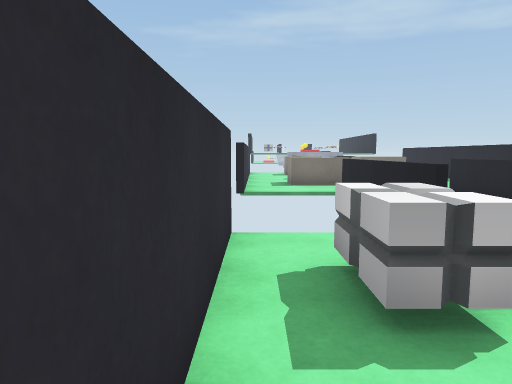
view 1 (above)

16 first-person views from a walk through a 3-D level made in the Unity game engine. The camera is 1.2 m above the floor, tilts 6° down and sees 70° across. The floor is counted in squares, 1 m on a side. Each view is taken from the middle of a square. On the plan, view 1 faces up. The plan holds only what a view shows up to about 15 squares ahead; the rest is blank. The place goes on beyond the plan. The player character is not drawn. Some animated figures are not drawn. Door leaves are left out, so doorways stand open.

view 2
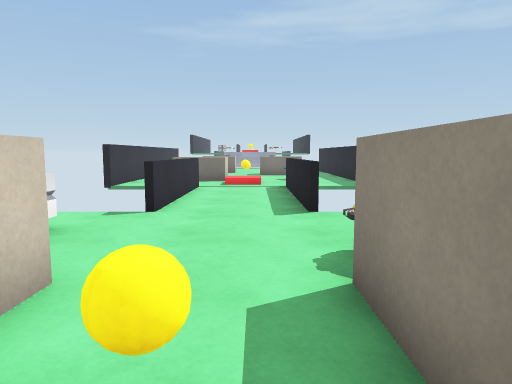

view 3
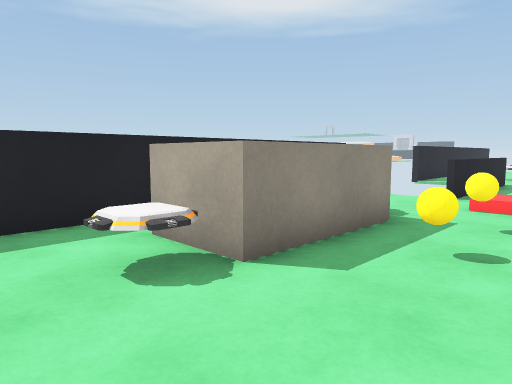

view 4
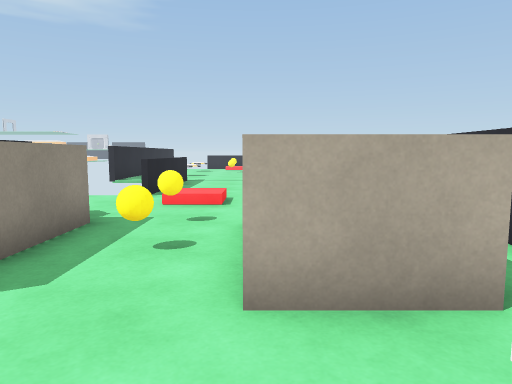

view 5
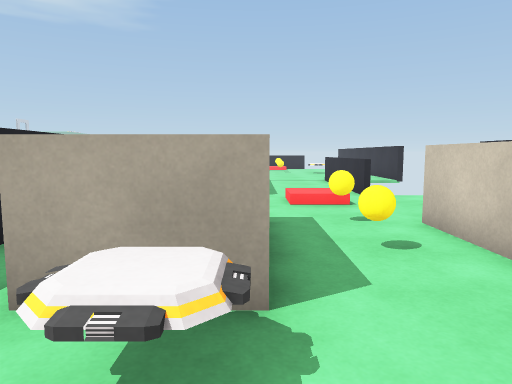

view 6
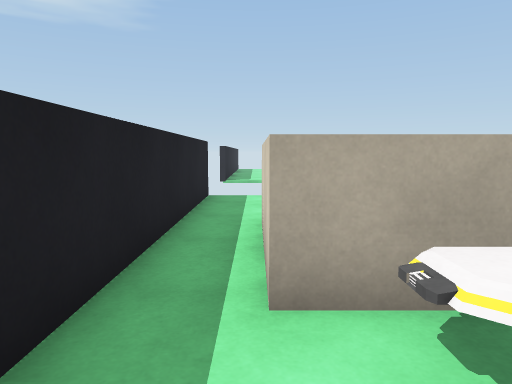

view 7
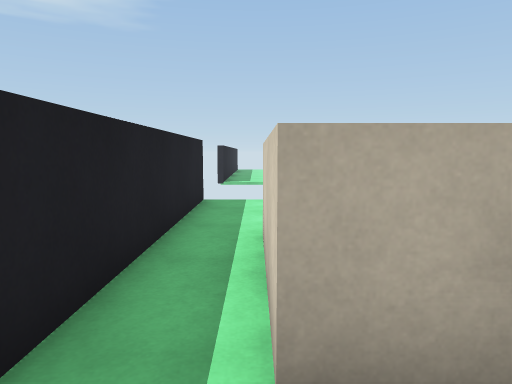

view 8
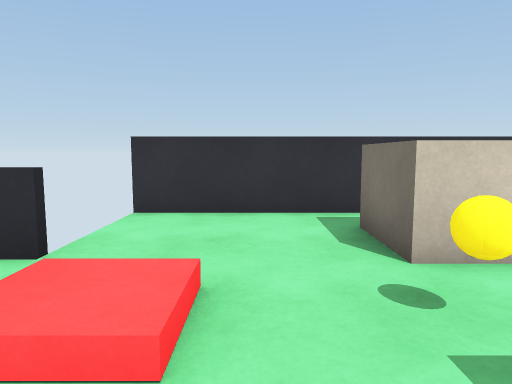

view 9
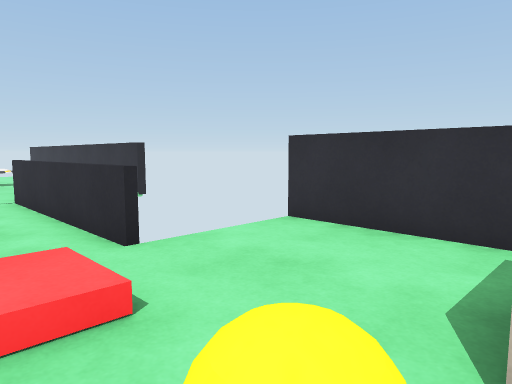

view 10
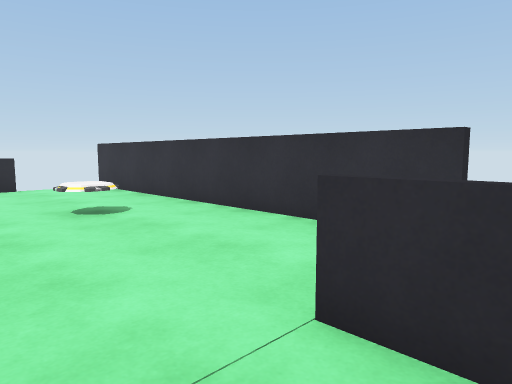

view 11
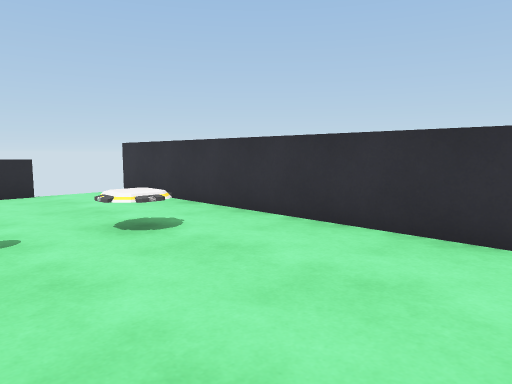

view 12
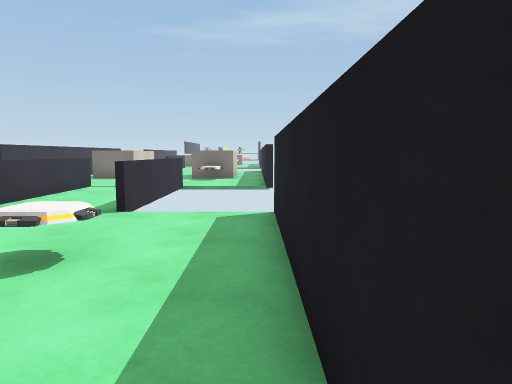

view 13
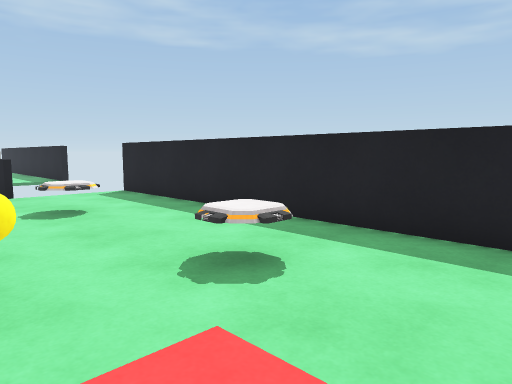

view 14
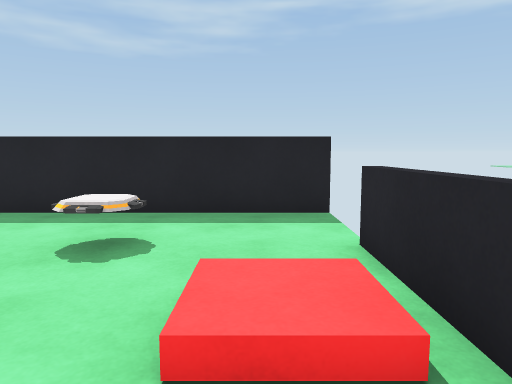

view 15
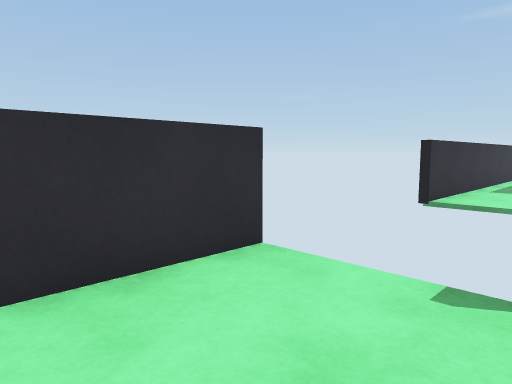

view 16
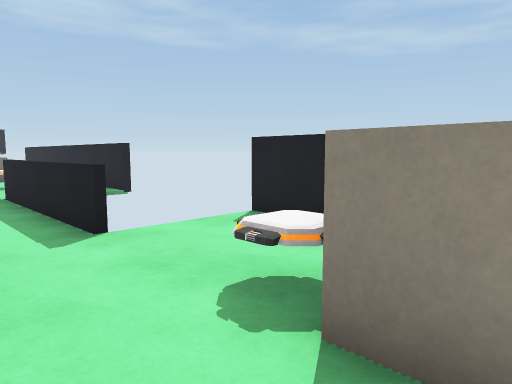

### Floor plan
Key: @ floor where view 1 was taken; # wall or solid block; . floor; = window, fence, low wall or low ledge; ^ raised ledge; O other object.
Columns run from 1 left of view 1 to 10 right of it. Each row starts with its distance up from view 1.
 16            #
 15  ..^       #
 14 #..^^      #
 13 #....    ..#
 12 #....... ..#
 11     =..=
 10     =..=
  9     =..=
  8     =..=
  7     =..=
  6     =..=   #
  5 #..........#
  4 #.O........#
  3 #.OO.......#
  2 #......==..#
  1 #.^^^..^^^.#
  0 #@  ^..^ ^.#
 -1 #.  ^..^ ^.#
 -2 #.^^^..^ ^.#
 -3 #.......=..#
 -4 #..........#
 -5 #..........#
 -6 #..........#
 -7 #   =..=   #
 -8     =..=
 -9     =..=
-10     =..=
-11     =..=
-12 #   =..=   #
-13 #..........#
-14 #..........#
-15 #..........#
-16 #......==..#
-17 #..........#
-18 #..^.......#
-19 #..^.......#
-20 #..........#
-21 #.......=..#
-22 #..........#
-23 #..........#
-24 # .........#
-25 #   ====   #

Positions as (right, up) in squares from view 1, and headings:
1: (0, 0), facing up
2: (5, -2), facing up
3: (3, 4), facing down-right
4: (3, 4), facing down
5: (6, 4), facing down
6: (8, 4), facing down
7: (8, 3), facing down
8: (7, -4), facing left
9: (5, -2), facing down-left
10: (5, -11), facing down-left
11: (5, -13), facing down-left
12: (9, -20), facing up
13: (4, -24), facing up-right
14: (2, -23), facing right
15: (3, -16), facing up-left
16: (4, 0), facing up-right
